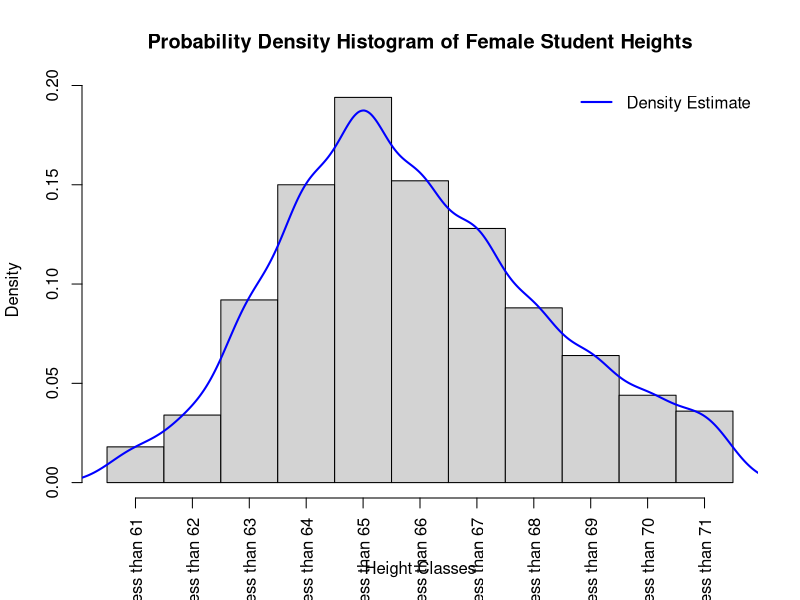

Reproduce this figure in R.
## Suppose 5000 female students are enrolled at a university, and X is the
## continuous random variable that represents the height of a randomly selected
## female student. Note that these are exact probabilities because we are
## considering the population of all female students enrolled at the university.

# Height Classes

C <- c("60 to less than 61", "61 to less than 62", "62 to less than 63", 
       "63 to less than 64", "64 to less than 65", "65 to less than 66", 
       "66 to less than 67", "67 to less than 68", "68 to less than 69", 
       "69 to less than 70", "70 to less than 71")

# Frequencies
f <- c(90, 170, 460, 750, 970, 
       760, 640, 440, 320, 220, 180)

# Relative Frequencies
rf <- c(0.018, 0.034, 0.092, 0.150, 0.194, 
        0.152, 0.128, 0.088, 0.064, 0.044, 0.036)

## Create a probability density histogram for these data and then superimpose a density estimate on the histogram. Use only the base R functions.

# Create a data frame
height_data <- data.frame(Class = C, Frequency = f, Relative_Frequency = rf)
height_data
# Create the histogram
hist(rep(1:11, times = f),
     breaks = seq(0.5, 11.5, by = 1),
     freq = FALSE,
     xlab = "Height Classes",
     ylab = "Density",
     main = "Probability Density Histogram of Female Student Heights",
     xaxt = "n")
axis(1, at = 1:11, labels = C, las = 2)
# Superimpose a density estimate
lines(density(rep(1:11, times = f),bw=0.5), col = "blue", lwd = 2)
# Add a legend
legend("topright", legend = "Density Estimate", col = "blue", lwd = 2,bty="n")
